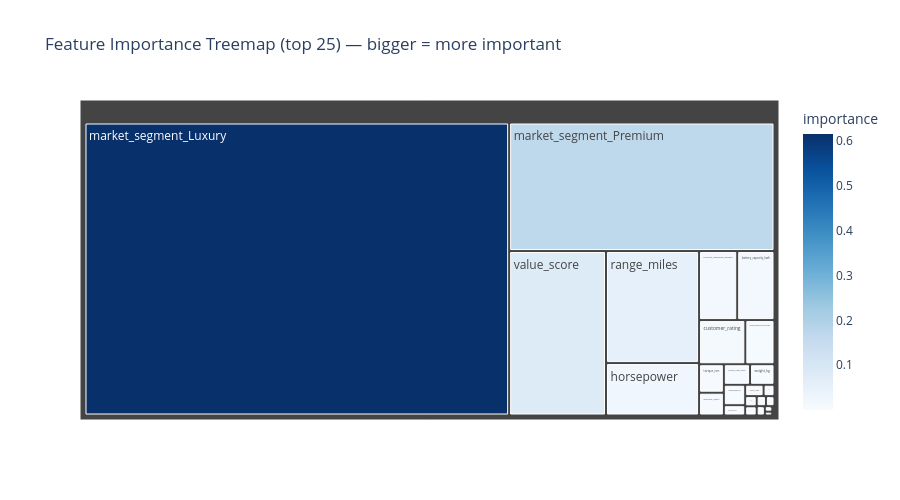

Notebook code for this chart:
### Code cell
# Interactive treemap 
fig = px.treemap(
    feat_df.head(25),
    path=["feature"], values="importance",
    color="importance", color_continuous_scale="Blues",
    title="Feature Importance Treemap (top 25) — bigger = more important",
)
fig.update_layout(height=500)
fig.show()

### Figure 1 — Plotly figure (JSON) as saved in the notebook; plotly's stock layout.template omitted (floating-point values rounded to 4 significant figures)
{"data": [{"branchvalues": "total", "customdata": [[0.6152], [0.1686], [0.07879], [0.05154], [0.02412], [0.01302], [0.01273], [0.0101], [0.006367], [0.003488], [0.002793], [0.002663], [0.002481], [0.002156], [0.001086], [0.001031], [0.0006117], [0.0005801], [0.0005209], [0.00046], [0.0004242], [0.0003764], [0.000205], [0.0001431], [9.943e-05]], "domain": {"x": [0, 1], "y": [0, 1]}, "hovertemplate": "labels=%{label}<br>importance_sum=%{value}<br>parent=%{parent}<br>id=%{id}<br>importance=%{color}<extra></extra>", "ids": ["market_segment_Luxury", "market_segment_Premium", "value_score", "range_miles", "horsepower", "market_segment_Budget", "battery_capacity_kwh", "customer_rating", "market_segment_Mid-range", "torque_nm", "warranty_years", "annual_sales_units", "weight_kg", "charging_speed_kw", "performance_score", "country_of_origin", "autopilot_level", "range_per_kwh", "charge_rate", "top_speed_mph", "cargo_volume_cubic_ft", "acceleration_0_60_mph", "safety_rating", "vehicle_age", "year"], "labels": ["market_segment_Luxury", "market_segment_Premium", "value_score", "range_miles", "horsepower", "market_segment_Budget", "battery_capacity_kwh", "customer_rating", "market_segment_Mid-range", "torque_nm", "warranty_years", "annual_sales_units", "weight_kg", "charging_speed_kw", "performance_score", "country_of_origin", "autopilot_level", "range_per_kwh", "charge_rate", "top_speed_mph", "cargo_volume_cubic_ft", "acceleration_0_60_mph", "safety_rating", "vehicle_age", "year"], "marker": {"coloraxis": "coloraxis", "colors": [0.6152, 0.1686, 0.07879, 0.05154, 0.02412, 0.01302, 0.01273, 0.0101, 0.006367, 0.003488, 0.002793, 0.002663, 0.002481, 0.002156, 0.001086, 0.001031, 0.0006117, 0.0005801, 0.0005209, 0.00046, 0.0004242, 0.0003764, 0.000205, 0.0001431, 9.943e-05]}, "name": "", "parents": ["", "", "", "", "", "", "", "", "", "", "", "", "", "", "", "", "", "", "", "", "", "", "", "", ""], "type": "treemap", "values": [0.6152, 0.1686, 0.07879, 0.05154, 0.02412, 0.01302, 0.01273, 0.0101, 0.006367, 0.003488, 0.002793, 0.002663, 0.002481, 0.002156, 0.001086, 0.001031, 0.0006117, 0.0005801, 0.0005209, 0.00046, 0.0004242, 0.0003764, 0.000205, 0.0001431, 9.943e-05]}], "layout": {"coloraxis": {"autocolorscale": false, "colorbar": {"title": {"text": "importance"}}, "colorscale": [[0, "rgb(247,251,255)"], [0.125, "rgb(222,235,247)"], [0.25, "rgb(198,219,239)"], [0.375, "rgb(158,202,225)"], [0.5, "rgb(107,174,214)"], [0.625, "rgb(66,146,198)"], [0.75, "rgb(33,113,181)"], [0.875, "rgb(8,81,156)"], [1, "rgb(8,48,107)"]]}, "height": 500, "legend": {"tracegroupgap": 0}, "title": {"text": "Feature Importance Treemap (top 25) — bigger = more important"}}}
